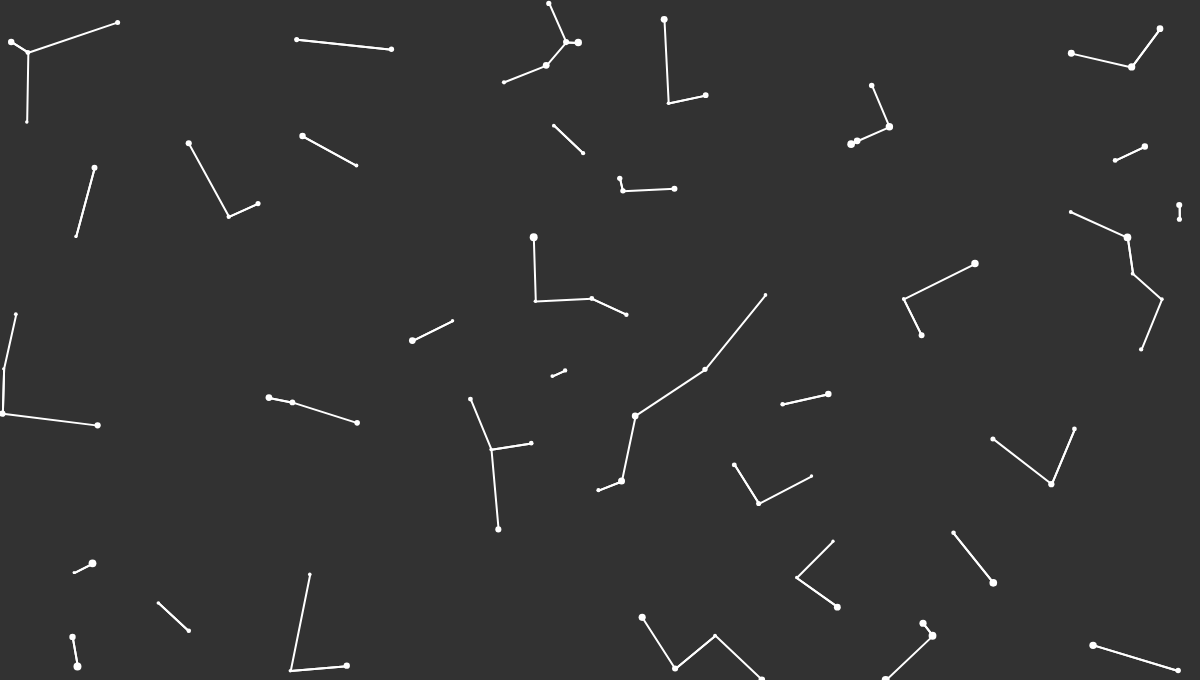
Frame 1 (no input)
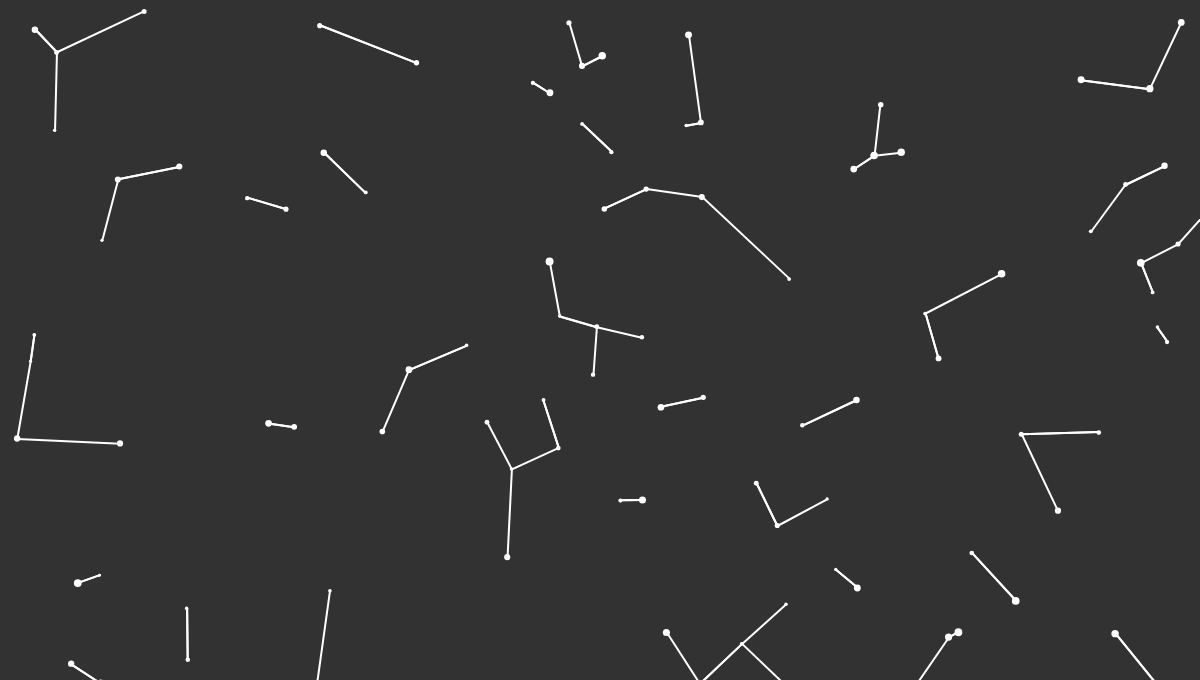
Frame 60 (no input)
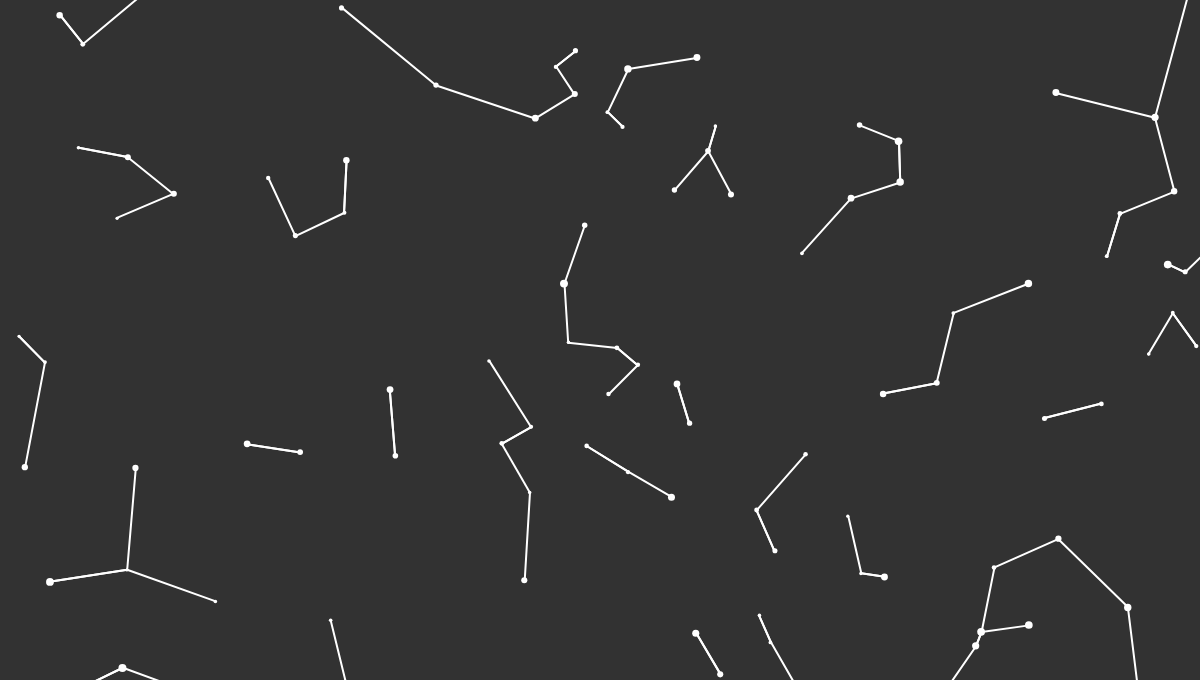
Frame 120 (the mouse pressed at the canvas centre since frame 60)

The p5.js sketch that drew these frames (run headless with seeded random() and noise() and a simulated clock; from frame 60 on, the mouse is pressed at the canvas centre):

// p5.js sketch
// ── sketch.js
let cx, cy;
let points = [];
let pointCount = 100;

class Pointer
{
  constructor()
  {
    this.position = createVector(random() * width - cx, random() * height - cy);
    this.radius = random() * 5 + 3;
    this.speed = createVector(random() * 0.5, random() * 0.5);
  }

  draw()
  {
    noStroke();
    fill(255);
    circle(this.position.x, this.position.y, this.radius);
  }

  update()
  {
    this.speed.normalize();
    this.speed.mult(0.5);
    this.position.add(this.speed);
    this.speed.add(createVector(random() * 0.2 - 0.1, random() * 0.2 - 0.1));
  }

  findClosest()
  {
    let closest = undefined;
    let cdist = -1;
    points.forEach((pt) =>
    {
      let dist = pt.position.dist(this.position);
      if(dist > 0 && (closest == undefined || dist < cdist))
      {
        closest = pt;
        cdist = dist;
      }
    });
    return closest;
  }
}

function setup()
{
  createCanvas(1200, 680);

  cx = width / 2;
  cy = height / 2;
  for(let i = 0;i < pointCount;i ++)
  {
    points.push(new Pointer());
  }
}

function draw()
{
  background(50);
  translate(cx, cy);

  points.forEach((pt) => 
  {
    pt.draw();
    pt.update();
  });

  strokeWeight(2);
  stroke(255);
  noFill();
  points.forEach((pt) => 
  {
    let closest = pt.findClosest();
    line(pt.position.x, pt.position.y, closest.position.x, closest.position.y);
  });
}
